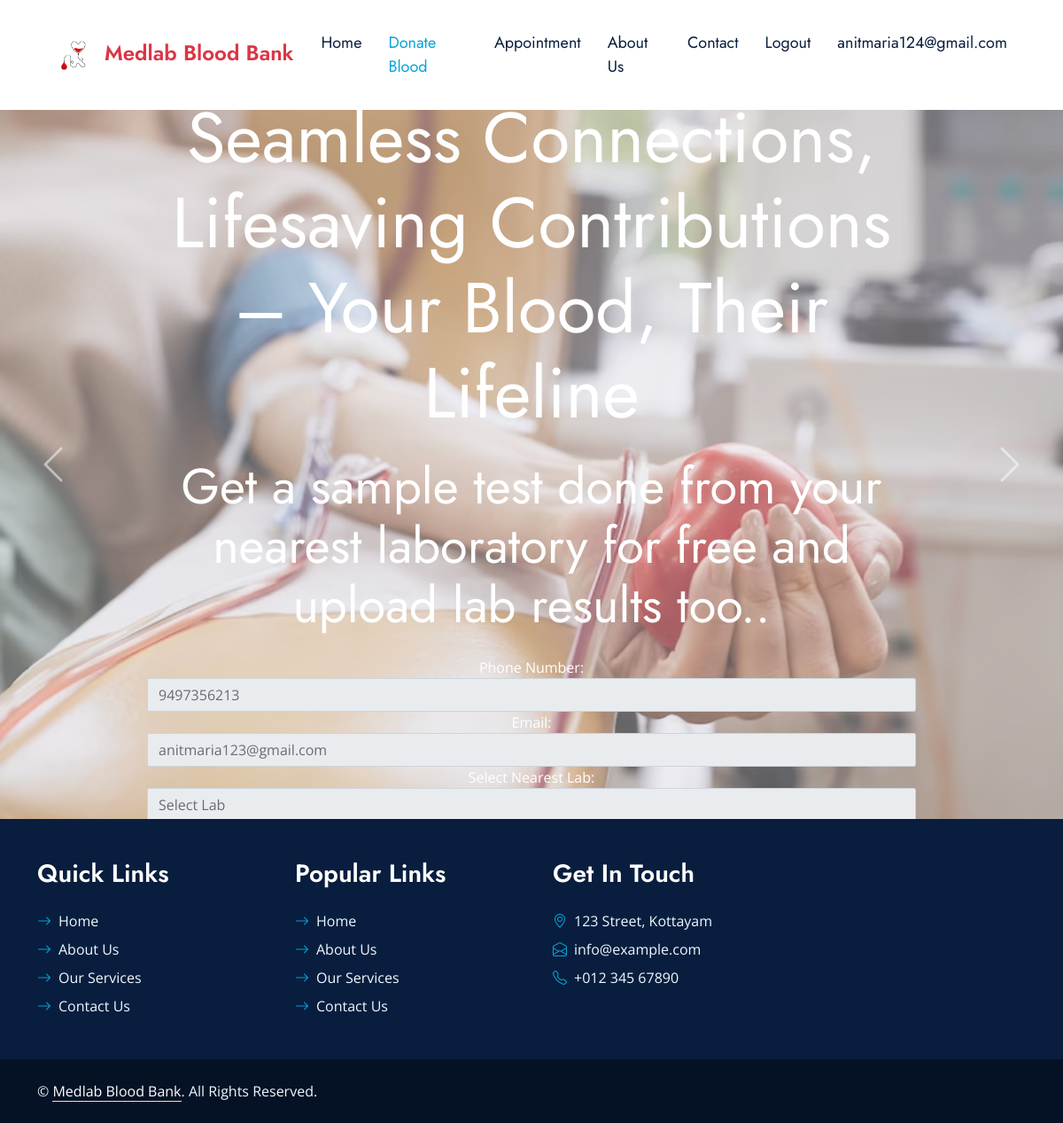
Screenshot of /notificationfordonation (signed in) with the database file from the repository.
### website/models.py (models this page shows, shortened)
class CustomUser(AbstractUser):
    DONOR = 1
    HOSPITAL = 2
    STAFF = 3
    REGISTEREDDONOR = 4
    LABSTAFF = 5
    ROLE_CHOICE = (
        (DONOR, 'DONOR'),
        (HOSPITAL, 'HOSPITAL'),
        (STAFF, 'STAFF'),
        (REGISTEREDDONOR, 'REGISTEREDDONOR'),
        (LABSTAFF, 'LABSTAFF'),
    )
    username=None
    first_name = None
    last_name = None
    USERNAME_FIELD = 'email'
    email = models.EmailField(max_length=100, unique=True)
    phone = models.CharField(max_length=12, blank=True)
    password = models.CharField(max_length=128)
    role = models.IntegerField(choices=ROLE_CHOICE,default='1')
    is_admin = models.BooleanField(default=False)
    is_staff = models.BooleanField(default=False)
    is_active = models.BooleanField(default=True)
    is_superadmin = models.BooleanField(default=False)
    patient = models.OneToOneField('website.Patient', on_delete=models.CASCADE, null=True, blank=True, related_name='user_patient')
    REQUIRED_FIELDS = ['phone']
    objects = UserManager()

class Donor(models.Model):
    user = models.OneToOneField(CustomUser, on_delete=models.CASCADE, null=True)
    full_name = models.CharField(max_length=100)
    email = models.EmailField(unique=True)
    phone = models.CharField(max_length=15)
    blood_group = models.CharField(max_length=5)
    place = models.CharField(max_length=100)
    id_proof = models.FileField(upload_to='id_proofs/', null=True, blank=True)
    timestamp = models.DateTimeField(default=timezone.now)

### website/views.py (the view)
# urls.py: path('notificationfordonation', notificationfordonation, name='notificationfordonation'),
def notificationfordonation(request):
    return render(request, 'notificationfordonation.html')

### templates/notificationfordonation.html (shortened to what this page needs)
{% load static %}
<html lang="en">
<head>
    <link href="https://cdnjs.cloudflare.com/ajax/libs/font-awesome/5.10.0/css/all.min.css" rel="stylesheet">
    <link href="https://cdn.jsdelivr.net/npm/bootstrap-icons@1.4.1/font/bootstrap-icons.css" rel="stylesheet">
    <link href="{% static 'lib/owlcarousel/assets/owl.carousel.min.css' %}" rel="stylesheet">
    <link href="{% static 'lib/animate/animate.min.css' %}" rel="stylesheet">
    <link href="{% static 'lib/tempusdominus/css/tempusdominus-bootstrap-4.min.css' %}" rel="stylesheet" />
    <link href="{% static 'lib/twentytwenty/twentytwenty.css' %}" rel="stylesheet" />
    <link href="{% static 'css/bootstrap.min.css' %}" rel="stylesheet">
    <link href="{% static 'css/style.css' %}" rel="stylesheet">
</head>
<body>
    <nav class="navbar navbar-expand-lg bg-white navbar-light shadow-sm px-5 py-3 py-lg-0">
        <a href="{% url 'homebloodbank' %}" class="navbar-brand p-0">
            <h4 class="m-0 text-danger"><img height="40px" width="70px" src="{% static 'img/logo.png' %}">Medlab Blood Bank</h4>
        </a>
        <div class="collapse navbar-collapse" id="navbarCollapse">
            <div class="navbar-nav ms-auto py-0">
                <a href="{% url 'homebloodbank' %}" class="nav-item nav-link">Home</a>
                {% if user.is_authenticated %}
                <a href="#" class="nav-item nav-link active">Donate Blood</a>
                <a href="{% url 'campschedulesfordonor' %}" class="nav-item nav-link">Appointment</a>
                {% endif %}
                <a href="{% url 'about' %}" class="nav-item nav-link">About Us</a>
                <a href="{% url 'contact' %}" class="nav-item nav-link">Contact</a>
                {% if user.is_authenticated %}
                <a class="nav-item nav-link" href="{% url 'loggout' %}">Logout</a>
                <a href="#" class="nav-item nav-link">{{user.email}}</a>
                {% endif %}
            </div>
        </div>
    </nav>
    <div class="container-fluid p-0">
        <div id="header-carousel" class="carousel slide carousel-fade" data-bs-ride="carousel">
            <div class="carousel-inner">
                <div class="carousel-item active">
                    <img class="w-100" src="{% static 'img/bg1.avif' %} " alt="Image">
                    <div class="carousel-caption d-flex flex-column align-items-center justify-content-center">
                        <div class="p-3" style="max-width: 900px;">
                            <h5 class="display-1 text-white mb-md-4 animated zoomIn">Seamless Connections, Lifesaving Contributions – Your Blood, Their Lifeline</h5>
                            <h6 class="display-4 text-white mb-md-4 animated zoomIn">Get a sample test done from your nearest laboratory for free and upload lab results too..</h6>
                            <form action="{% url 'send_sms' %}" method="POST" id='bloodDonationForm'>
                                <div class="form-group">
                                    <label for="phone" class="text-white">Phone Number:</label>
                                    <input type="tel" class="form-control" id="phone" name="phone" value={{ user.donor.phone }}  required readonly>
                                </div>
                                <div class="form-group">
                                    <label for="email" class="text-white">Email:</label>
                                    <input type="email" class="form-control" id="email" name="email" value="{{ user.donor.email }}" required readonly>
                                </div>
                                <label for="nearestLab">Select Nearest Lab:</label>
                                <select id="nearestLab" name="nearestLab" class="form-control" required>
                                    <option value="">Select Lab</option>
                                </select>
                            </form>
                        </div>
                    </div>
                </div>
            </div>
            <button class="carousel-control-prev" type="button" data-bs-target="#header-carousel"
                data-bs-slide="prev">
                <span class="carousel-control-prev-icon" aria-hidden="true"></span>
            </button>
            <button class="carousel-control-next" type="button" data-bs-target="#header-carousel"
                data-bs-slide="next">
                <span class="carousel-control-next-icon" aria-hidden="true"></span>
            </button>
        </div>
    </div>
    <div class="container-fluid bg-dark text-light py-5 wow fadeInUp" data-wow-delay="0.3s" style="margin-top: -75px;">
        <div class="container pt-5">
            <div class="row g-5 pt-4">
                <div class="col-lg-3 col-md-6">
                    <h3 class="text-white mb-4">Quick Links</h3>
                    <div class="d-flex flex-column justify-content-start">
                        <a class="text-light mb-2" href="#"><i class="bi bi-arrow-right text-primary me-2"></i>Home</a>
                        <a class="text-light mb-2" href="#"><i class="bi bi-arrow-right text-primary me-2"></i>About Us</a>
                        <a class="text-light mb-2" href="#"><i class="bi bi-arrow-right text-primary me-2"></i>Our Services</a>
                        <a class="text-light" href="#"><i class="bi bi-arrow-right text-primary me-2"></i>Contact Us</a>
                    </div>
                </div>
                <div class="col-lg-3 col-md-6">
                    <h3 class="text-white mb-4">Popular Links</h3>
                    <div class="d-flex flex-column justify-content-start">
                        <a class="text-light mb-2" href="#"><i class="bi bi-arrow-right text-primary me-2"></i>Home</a>
                        <a class="text-light mb-2" href="#"><i class="bi bi-arrow-right text-primary me-2"></i>About Us</a>
                        <a class="text-light mb-2" href="#"><i class="bi bi-arrow-right text-primary me-2"></i>Our Services</a>
                        <a class="text-light" href="#"><i class="bi bi-arrow-right text-primary me-2"></i>Contact Us</a>
                    </div>
                </div>
                <div class="col-lg-3 col-md-6">
                    <h3 class="text-white mb-4">Get In Touch</h3>
                    <p class="mb-2"><i class="bi bi-geo-alt text-primary me-2"></i>123 Street, Kottayam</p>
                    <p class="mb-2"><i class="bi bi-envelope-open text-primary me-2"></i>info@example.com</p>
                    <p class="mb-0"><i class="bi bi-telephone text-primary me-2"></i>+012 345 67890</p>
                </div>
            </div>
        </div>
    </div>
    <div class="container-fluid text-light py-4" style="background: #051225;">
        <div class="container">
            <div class="row g-0">
                <div class="col-md-6 text-center text-md-start">
                    <p class="mb-md-0">&copy; <a class="text-white border-bottom" href="#">Medlab Blood Bank</a>. All Rights Reserved.</p>
                </div>
            </div>
        </div>
    </div>
</body>
</html>

### static/css/style.css (style rules this page uses)
:root { --primary: #06A3DA; --secondary: #F57E57; --light: #EEF9FF; --dark: #091E3E; --medium:#a82f2f; }
h3, h4, .font-weight-semi-bold { font-weight: 600 !important; }
h5, h6, .font-weight-medium { font-weight: 400 !important; }
.navbar-light .navbar-nav .nav-link { font-family: 'Jost', sans-serif; padding: 35px 15px; font-size: 18px; color: var(--dark); outline: none; transition: .5s; }
.navbar-light .navbar-nav .nav-link:hover, .navbar-light .navbar-nav .nav-link.active { color: var(--primary); }
.carousel-caption { top: 0; left: 0; right: 0; bottom: 0; background: rgba(216, 216, 222, 0.432); z-index: 1; }
.carousel-control-prev, .carousel-control-next { width: 10%; }
.carousel-control-prev-icon, .carousel-control-next-icon { width: 3rem; height: 3rem; }

### rows the page displays
CustomUser: email "anitmaria124@gmail.com", phone "9497356213", email "anitmaria123@gmail.com"
